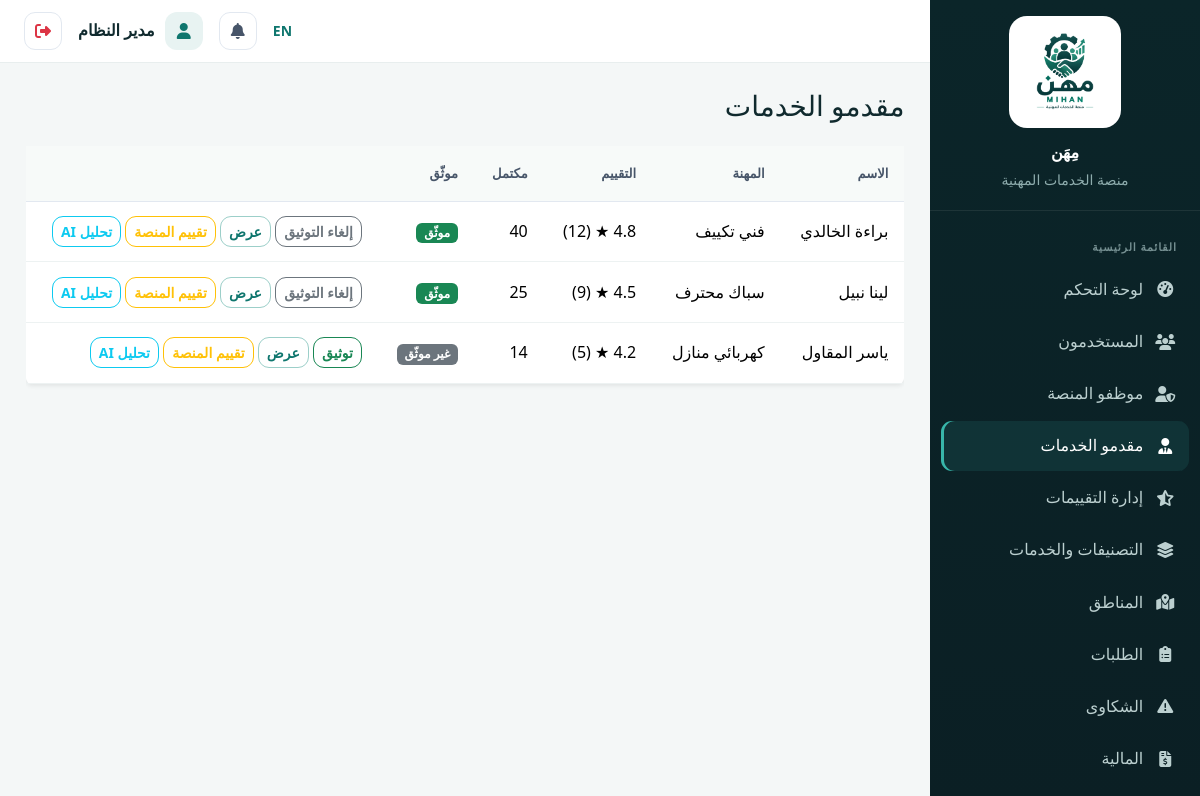
The page /admin/providers (signed in) on the database its author committed.
### tables this page shows
CREATE TABLE `users` (
  `id` int(11) NOT NULL,
  `name` varchar(150) NOT NULL,
  `email` varchar(150) NOT NULL,
  `phone` varchar(20) DEFAULT NULL,
  `password_hash` varchar(255) NOT NULL,
  `role` enum('customer','provider','employee','admin') NOT NULL DEFAULT 'customer',
  `profile_photo` varchar(255) DEFAULT NULL,
  `is_active` tinyint(1) NOT NULL DEFAULT 1,
  `is_verified_email` tinyint(1) NOT NULL DEFAULT 0,
  `created_at` datetime DEFAULT current_timestamp(),
  `updated_at` datetime DEFAULT current_timestamp() ON UPDATE current_timestamp()
);

CREATE TABLE `provider_profiles` (
  `id` int(11) NOT NULL,
  `user_id` int(11) NOT NULL,
  `category_id` int(11) DEFAULT NULL,
  `profession` varchar(150) DEFAULT NULL,
  `specialization` varchar(150) DEFAULT NULL,
  `bio` text DEFAULT NULL,
  `experience_years` int(11) DEFAULT 0,
  `is_verified` tinyint(1) NOT NULL DEFAULT 0,
  `is_available` tinyint(1) NOT NULL DEFAULT 1,
  `avg_rating` decimal(3,2) NOT NULL DEFAULT 0.00,
  `rating_count` int(11) NOT NULL DEFAULT 0,
  `completed_jobs` int(11) NOT NULL DEFAULT 0,
  `response_rate` decimal(5,2) NOT NULL DEFAULT 100.00,
  `created_at` datetime DEFAULT current_timestamp()
);

### app/core/Controller.php (called while the page is built, shortened)
<?php
abstract class Controller
{
    protected function view(string $view, array $data = [], string $layout = 'main')
    {
        extract($data);
        $viewFile = __DIR__ . "/../views/{$view}.php";
        require $viewFile;
        $layoutFile = __DIR__ . "/../views/layouts/{$layout}.php";
        require $layoutFile;
    }
}

### app/controllers/AdminController.php (called while the page is built, shortened)
<?php
require_once __DIR__ . '/../core/Controller.php';
require_once __DIR__ . '/../models/ProviderProfile.php';
require_once __DIR__ . '/../models/SystemSetting.php';
class AdminController extends Controller
{
    public function providers()
    {
        $providerModel = new ProviderProfile();
        $providers = $providerModel->search([]);
        $this->view('admin/providers', ['title' => 'مقدمو الخدمة', 'providers' => $providers], 'dashboard');
    }
}

### app/core/App.php (called while the page is built, shortened)
<?php
class App
{
    public static function run(): void
    {
        try {
            $timezone = function_exists('setting') ? (string)setting('timezone', 'Asia/Aden') : 'Asia/Aden';
            $adminSession = (class_exists('Auth') && Auth::check() && Auth::role() === 'admin');
            $router = require __DIR__ . '/../../routes/web.php';
            $router->dispatch($_SERVER['REQUEST_METHOD'], $_SERVER['REQUEST_URI']);
        } catch (Throwable $e) {
            self::handleException($e);
        }
    }
}

### index.php (called while the page is built, shortened)
<?php
require_once __DIR__ . '/config/config.php';
require_once __DIR__ . '/app/core/Database.php';
require_once __DIR__ . '/app/core/Session.php';
require_once __DIR__ . '/app/core/Model.php';
require_once __DIR__ . '/app/core/Controller.php';
require_once __DIR__ . '/app/core/Auth.php';
require_once __DIR__ . '/app/core/Router.php';
require_once __DIR__ . '/app/core/App.php';
require_once __DIR__ . '/app/helpers/helpers.php';
App::run();

### config/database.php (called while the page is built)
<?php
return [
    'host'    => DB_HOST,
    'port'    => DB_PORT,
    'dbname'  => DB_NAME,
    'user'    => DB_USER,
    'pass'    => DB_PASS,
    'charset' => DB_CHARSET,
];

### app/core/Database.php (called while the page is built, shortened)
<?php
class Database
{
    private static ?PDO $instance = null;
    public static function getInstance(): PDO
    {
        if (self::$instance === null) {
            $cfg = require __DIR__ . '/../../config/database.php';
            $port = !empty($cfg['port']) ? ";port={$cfg['port']}" : '';
            $dsn = "mysql:host={$cfg['host']}{$port};dbname={$cfg['dbname']};charset={$cfg['charset']}";
            try {
                self::$instance = new PDO($dsn, $cfg['user'], $cfg['pass'], [
                    PDO::ATTR_ERRMODE            => PDO::ERRMODE_EXCEPTION,
                    PDO::ATTR_DEFAULT_FETCH_MODE => PDO::FETCH_ASSOC,
                    PDO::ATTR_EMULATE_PREPARES   => false,
                ]);
            } catch (PDOException $e) {
                error_log('DB Connection Error: ' . $e->getMessage());
                throw new RuntimeException('Database connection failed: ' . $e->getMessage(), (int)$e->getCode(), $e);
            }
        }
        return self::$instance;
    }
}

### app/core/Model.php (called while the page is built, shortened)
<?php
abstract class Model
{
    protected PDO $db;
    protected string $table = '';
    protected string $primaryKey = 'id';
    public function __construct()
    {
        $this->db = Database::getInstance();
    }
    public function find($id)
    {
        $stmt = $this->db->prepare("SELECT * FROM {$this->table} WHERE {$this->primaryKey} = :id LIMIT 1");
        $stmt->execute(['id' => $id]);
        return $stmt->fetch() ?: null;
    }
    public function all(?string $orderBy = null): array
    {
        $sql = "SELECT * FROM {$this->table}";
        if ($orderBy) $sql .= " ORDER BY $orderBy";
        return $this->db->query($sql)->fetchAll();
    }
    public function query(string $sql, array $params = []): array
    {
        $stmt = $this->db->prepare($sql);
        $stmt->execute($params);
        return $stmt->fetchAll();
    }
}

### app/models/SystemSetting.php (called while the page is built, shortened)
<?php
require_once __DIR__ . '/../core/Model.php';
class SystemSetting extends Model
{
    public function allKeyed(): array
    {
        $rows = $this->all('`key` ASC');
        $out = [];
        foreach ($rows as $row) $out[$row['key']] = $row['value'];
        return $out;
    }
}

### app/helpers/helpers.php (called while the page is built, shortened)
<?php
function currentLang(): string
{
    $default = function_exists('setting') ? (string)setting('default_language', 'ar') : 'ar';
    return Session::get('lang', $default);
}
function __(string $key): string
{
    static $translations = null;
    if ($translations === null) {
        $lang = currentLang();
        $file = __DIR__ . "/../../lang/{$lang}.php";
        $translations = file_exists($file) ? require $file : [];
    }
    return $translations[$key] ?? $key;
}
function langUrl(string $lang): string
{
    $path = parse_url($_SERVER['REQUEST_URI'] ?? '/', PHP_URL_PATH) ?: '/';
    $query = $_GET;
    $query['lang'] = $lang;
    return $path . '?' . http_build_query($query);
}
function e(?string $value): string
{
    return htmlspecialchars($value ?? '', ENT_QUOTES, 'UTF-8');
}
function url(string $path = ''): string
{
    return BASE_PATH . '/' . ltrim($path, '/');
}
function setting(string $key, $default = null)
{
    static $cache = null;
    if ($cache === null) {
        $cache = [];
        try {
            require_once __DIR__ . '/../models/SystemSetting.php';
            $cache = (new SystemSetting())->allKeyed();
        } catch (Throwable $e) {
            $cache = [];
        }
    }
    return array_key_exists($key, $cache) ? $cache[$key] : $default;
}

### app/core/Session.php (called while the page is built, shortened)
<?php
class Session
{
    public static function get(string $key, $default = null) { return $_SESSION[$key] ?? $default; }
    public static function has(string $key): bool { return isset($_SESSION[$key]); }
}

### lang/ar.php (called while the page is built)
<?php
return [
    'app_name' => 'مِهَن',
    'home' => 'الرئيسية',
    'services' => 'الخدمات',
    'providers' => 'مقدمو الخدمات',
    'login' => 'تسجيل الدخول',
    'register' => 'إنشاء حساب',
    'logout' => 'تسجيل الخروج',
    'dashboard' => 'لوحة التحكم',
    'name' => 'الاسم',
    'email' => 'البريد الإلكتروني',
    'password' => 'كلمة المرور',
    'confirm_password' => 'تأكيد كلمة المرور',
    'phone' => 'رقم الهاتف',
    'submit' => 'إرسال',
    'search' => 'بحث',
    'category' => 'التصنيف',
    'location' => 'المنطقة',
    'rating' => 'التقييم',
    'my_requests' => 'طلباتي',
    'new_request' => 'طلب جديد',
    'status' => 'الحالة',
    'notifications' => 'الإشعارات',
    'complaints' => 'الشكاوى',
    'profile' => 'الملف الشخصي',
    'verified' => 'موثّق',
    'welcome' => 'مرحبًا',
    'view_profile' => 'عرض الملف',
    'request_service' => 'طلب الخدمة',
    'reviews' => 'التقييمات',
    'price' => 'السعر',
    'experience_years' => 'سنوات الخبرة',
    'available' => 'متاح',
    'unavailable' => 'غير متاح',
    'admin_panel' => 'لوحة الإدارة',
    'total_users' => 'إجمالي المستخدمين',
    'customers' => 'العملاء',
    'total_requests' => 'إجمالي الطلبات',
    'revenue' => 'الإيرادات',
    'profession' => 'المهنة',
    'completed' => 'مكتمل',
    'not_verified' => 'غير موثّق',
    'unverify' => 'إلغاء التوثيق',
    'verify' => 'توثيق',
    'view' => 'عرض',
    'platform_evaluation' => 'تقييم المنصة',
    'ai_analysis' => 'تحليل AI',
    'users' => 'المستخدمون',
    'categories_services' => 'التصنيفات والخدمات',
    'locations' => 'المناطق',
    'requests' => 'الطلبات',
    'finance' => 'المالية',
    'reports_analytics' => 'التقارير والتحليلات',
    'ai' => 'الذكاء الاصطناعي',
    'settings' => 'الإعدادات',
    'incoming_requests' => 'الطلبات الواردة',
    'professional_profile' => 'الملف المهني',
    'smart_assistant' => 'مساعد مِهَن الذكي',
    'professional_services_platform' => 'منصة الخدمات المهنية',
    'main_menu' => 'القائمة الرئيسية',
    'review_management' => 'إدارة التقييمات',
];

### app/models/ProviderProfile.php (called while the page is built, shortened)
<?php
require_once __DIR__ . '/../core/Model.php';
class ProviderProfile extends Model
{
    public function search(array $filters): array
    {
        $keyword = trim($filters['keyword'] ?? '');
        $params = [];
        $scoreSelect = '0 AS relevance';
        $joinKeywordService = '';
        $sql = "SELECT DISTINCT pp.*, u.name, u.profile_photo, c.name_ar as category_name_ar, c.name_en as category_name_en, $scoreSelect
                FROM provider_profiles pp
                JOIN users u ON u.id = pp.user_id
                LEFT JOIN categories c ON c.id = pp.category_id
                $joinKeywordService
                WHERE u.is_active = 1";
        $sql .= $keyword !== ''
            ? " ORDER BY relevance DESC, pp.avg_rating DESC, pp.completed_jobs DESC"
            : " ORDER BY pp.avg_rating DESC, pp.completed_jobs DESC";
        return $this->query($sql, $params);
    }
}

### app/core/Auth.php (called while the page is built, shortened)
<?php
class Auth
{
    private static ?array $userCache = null;
    public static function check(): bool
    {
        $u = self::user();
        return ($u !== null && (int)($u['is_active'] ?? 0) === 1);
    }
    public static function role(): ?string
    {
        $u = self::user();
        return $u ? ($u['role'] ?? null) : null;
    }
    public static function name(): ?string
    {
        $u = self::user();
        return $u ? ($u['name'] ?? null) : null;
    }
    public static function user(): ?array
    {
        if (self::$userCache === null) {
            $user = (new User())->find(Session::get('user_id'));
            self::$userCache = $user;
        }
        return self::$userCache;
    }
}

### app/views/admin/providers.php (the view)
<h3 class="mb-4"><?= __('providers') ?></h3>
<div class="table-responsive">
<table class="table table-hover bg-white rounded shadow-sm">
<thead><tr><th><?= __('name') ?></th><th><?= __('profession') ?></th><th><?= __('rating') ?></th><th><?= __('completed') ?></th><th><?= __('verified') ?></th><th></th></tr></thead>
<tbody>
<?php foreach ($providers as $p): ?>
<tr>
<td><?= e($p['name']) ?></td><td><?= e($p['profession'] ?? '-') ?></td>
<td><?= (float)$p['avg_rating'] ?> ★ (<?= $p['rating_count'] ?>)</td><td><?= $p['completed_jobs'] ?></td>
<td><span class="badge bg-<?= $p['is_verified'] ? 'success' : 'secondary' ?>"><?= $p['is_verified'] ? __('verified') : __('not_verified') ?></span></td>
<td>
<?php if ($p['is_verified']): ?>
<form method="POST" action="<?= url('/admin/providers/' . $p['id'] . '/unverify') ?>" class="d-inline"><?= csrf_field() ?><button class="btn btn-sm btn-outline-secondary"><?= __('unverify') ?></button></form>
<?php else: ?>
<form method="POST" action="<?= url('/admin/providers/' . $p['id'] . '/verify') ?>" class="d-inline"><?= csrf_field() ?><button class="btn btn-sm btn-outline-success"><?= __('verify') ?></button></form>
<?php endif; ?>
<a href="<?= url('/providers/' . $p['id']) ?>" class="btn btn-sm btn-outline-primary"><?= __('view') ?></a>
<a href="<?= url('/admin/providers/' . $p['id'] . '/evaluation') ?>" class="btn btn-sm btn-outline-warning"><?= __('platform_evaluation') ?></a>
<a href="<?= url('/admin/ai/provider/' . $p['id']) ?>" class="btn btn-sm btn-outline-info"><?= __('ai_analysis') ?></a>
</td>
</tr>
<?php endforeach; ?>
</tbody>
</table>
</div>

### app/core/Router.php (shortened to what this page needs)
<?php
class Router
{
    private array $routes = [];
    private function add(string $method, string $path, string $handler): void
    {
        $this->routes[] = compact('method', 'path', 'handler');
    }
    public function dispatch(string $method, string $uri): void
    {
        $uri = strtok($uri, '?');
        $base = BASE_PATH;
        if ($base !== '' && strpos($uri, $base) === 0) {
            $uri = substr($uri, strlen($base));
        }
        $uri = rtrim($uri, '/');
        foreach ($this->routes as $route) {
            if ($route['method'] !== $method) continue;
            $pattern = preg_replace('#\{[a-zA-Z_]+\}#', '([^/]+)', $route['path']);
            $pattern = '#^' . $pattern . '$#u';
            if (preg_match($pattern, $uri, $matches)) {
                array_shift($matches);
                [$controllerName, $methodName] = explode('@', $route['handler']);
                $controller = new $controllerName();
                call_user_func_array([$controller, $methodName], $matches);
                return;
            }
        }
    }
}

### app/views/partials/topbar.php (shortened to what this page needs)
<?php require_once __DIR__.'/../../models/Notification.php'; $notifModel=new Notification(); $unread=Auth::check()?$notifModel->unreadCount(Auth::id()):0; ?>
<header class="dash-topbar">
 <div class="ms-auto d-flex align-items-center gap-2 gap-md-3">
  <a href="<?= e(langUrl(currentLang()==='ar'?'en':'ar')) ?>" class="text-decoration-none small fw-semibold"><?= currentLang()==='ar'?'EN':'AR' ?></a>
  <a href="<?= url(Auth::role().'/notifications') ?>" class="icon-btn position-relative"><i class="fa-solid fa-bell"></i><?php if($unread>0): ?><span class="badge rounded-pill bg-danger notif-badge"><?= $unread ?></span><?php endif; ?></a>
  <div class="dash-user"><span class="dash-user-avatar"><i class="fa-solid fa-user"></i></span><span class="dash-user-name fw-semibold"><?= e(Auth::name()) ?></span></div>
  <form method="POST" action="<?= url('/logout') ?>" class="d-inline"><?= csrf_field() ?><button type="submit" class="icon-btn text-danger" title="<?= e(__('logout')) ?>"><i class="fa-solid fa-right-from-bracket"></i></button></form>
 </div>
</header>

### public/assets/css/app.css (style rules this page uses)
:root { --mihan-primary:#0f766e;--mihan-primary-2:#115e59;--mihan-accent:#f59e0b;--mihan-ink:#102a2e;--mihan-muted:#64748b;--mihan-bg:#f5f8f8;--mihan-card:#fff;--mihan-border:#e2e8f0;--mihan-shadow:0 12px 35px rgba(15,45,50,.08);--mihan-radius:18px }
* { box-sizing:border-box }
html { scroll-behavior:smooth }
body { background:var(--mihan-bg);color:var(--mihan-ink);font-family:"Segoe UI",Tahoma,Arial,sans-serif;line-height:1.7 }
a { color:var(--mihan-primary) }
.btn { border-radius:11px;font-weight:600 }
.btn-outline-primary { color:var(--mihan-primary);border-color:#9ccfc9 }
.table { --bs-table-bg:transparent }
.table thead th { background:#f7faf9;border-bottom:1px solid var(--mihan-border);font-size:.82rem;color:#475569;font-weight:750;padding:1rem }
.table tbody td { padding:.9rem 1rem;border-color:#edf2f2;vertical-align:middle }

### public/assets/css/dashboard.css (style rules this page uses)
.dashboard-body { background:#f4f7f7 }
.dash-topbar { background:rgba(255,255,255,.94);backdrop-filter:blur(12px);padding:.75rem 1.5rem;display:flex;align-items:center;border-bottom:1px solid #e8eeee;position:sticky;top:0;z-index:1030 }
.dash-user { display:flex;align-items:center;gap:.65rem }
.dash-user-avatar { width:38px;height:38px;border-radius:12px;background:#e8f3f2;color:#0f766e;display:flex;align-items:center;justify-content:center }
.dash-topbar .icon-btn { width:38px;height:38px;border:1px solid #e2e8f0;border-radius:11px;background:#fff;color:#475569;display:inline-flex;align-items:center;justify-content:center;text-decoration:none }

### rows shown on the page
users: name "مدير النظام"
provider_profiles: user.name "براءة الخالدي", profession "فني تكييف", avg_rating "4.8", rating_count "12", completed_jobs "40"
provider_profiles: user.name "لينا نبيل", profession "سباك محترف", avg_rating "4.5", rating_count "9", completed_jobs "25"
provider_profiles: user.name "ياسر المقاول", profession "كهربائي منازل", avg_rating "4.2", rating_count "5", completed_jobs "14"

### other values the page prints
$link[1] "لوحة التحكم"
$link[1] "المستخدمون"
$link[1] "موظفو المنصة"
$link[1] "مقدمو الخدمات"
$link[1] "إدارة التقييمات"
$link[1] "التصنيفات والخدمات"
$link[1] "المناطق"
$link[1] "الطلبات"
$link[1] "الشكاوى"
$link[1] "المالية"
